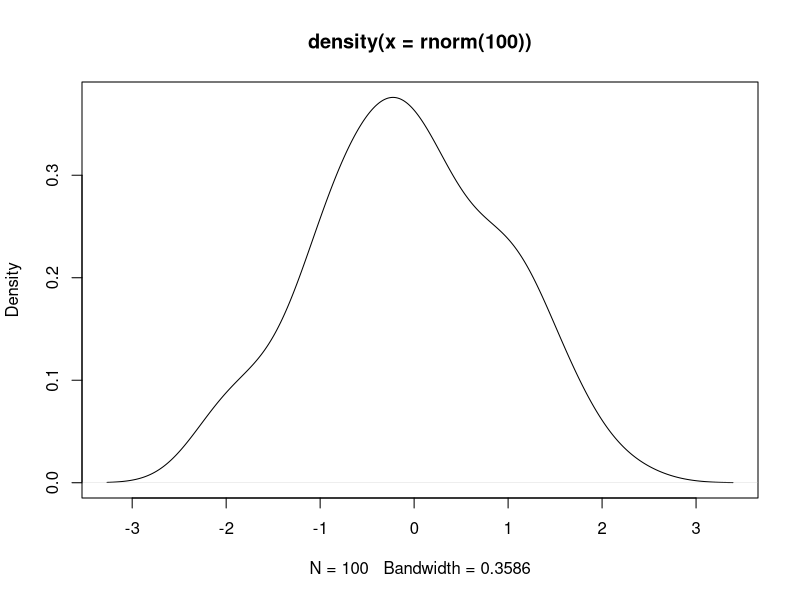
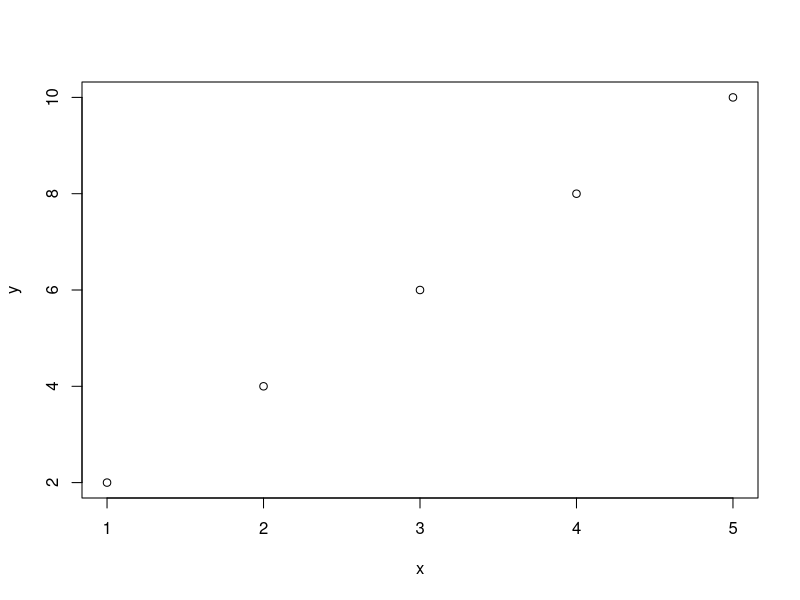
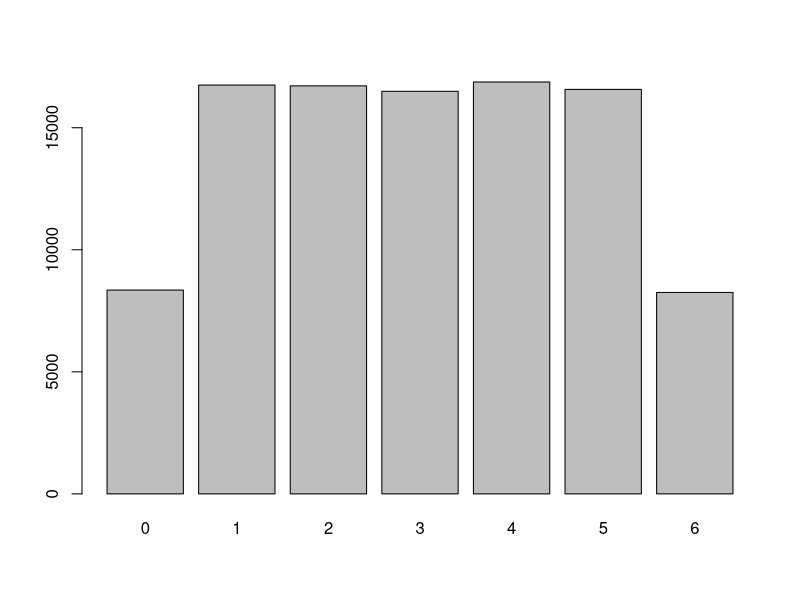
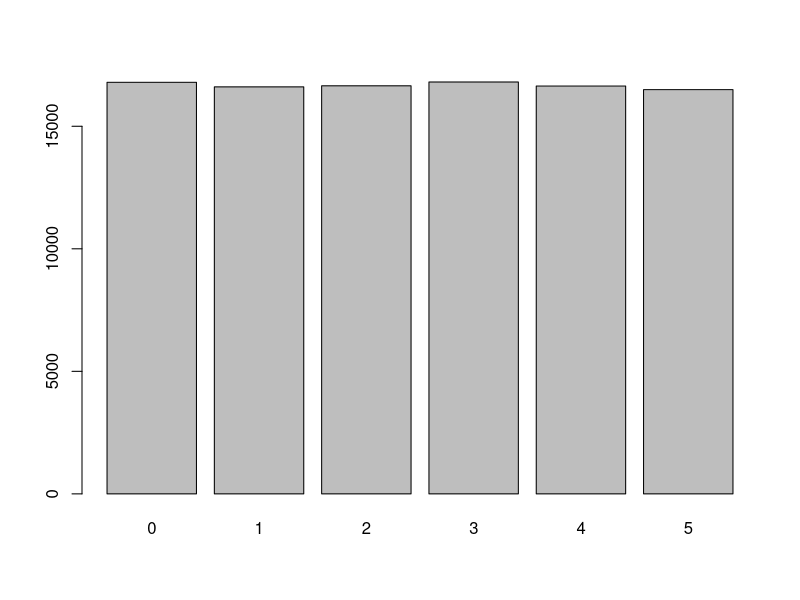
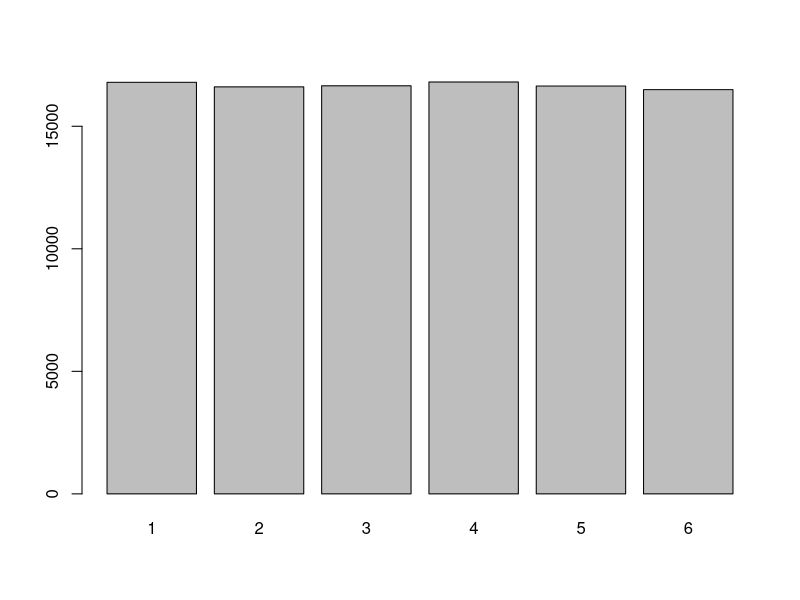
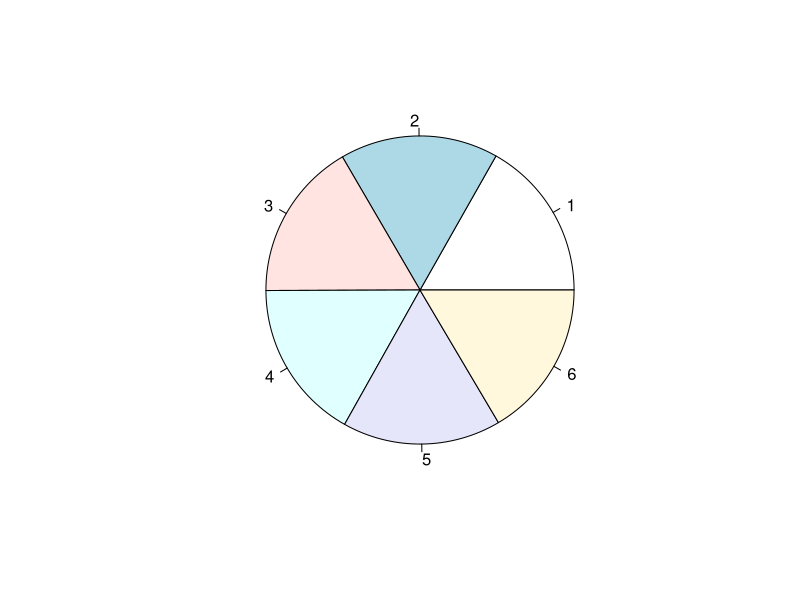
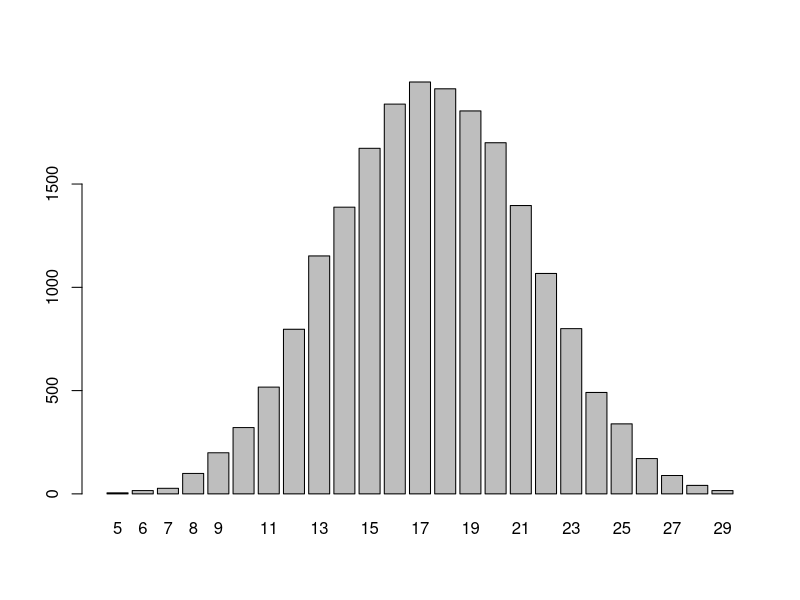

These charts were generated, in order, by the following R code:
## ---- chunk 1
1+1
pi
rnorm(100)
plot(density(rnorm(100)))
## ---- chunk 2
foo <- 1
foo

bar = "a"
bar

"b" -> baz
baz

quz <<- baz
## ---- chunk 3
TRUE
T
T = 3
T
# TRUE = 3

"true"
as.logical("true")
## ---- chunk 4
1:5
c(1,2,10)
c(1,"a",10)
c(TRUE,0)
v = rnorm(100)
v[c(5,18,39)]
v[98:100]

list(1,"a",10)
l = list(chr="8", tx_start=124330091, tx_end=124410705, gs="ATAD2", ref="hg19", strand="-")
l
c(tx_start=124330091, tx_end=124410705)

m = matrix(runif(120),20)
m
m[20,6]
m[19:20,5:6]
m[c(17,20),]
m[,c(TRUE, FALSE, TRUE, FALSE, TRUE, FALSE)]


data = data.frame(size=rnorm(25)+175, gender=sample(c("M", "F"), 25, replace=TRUE))
data[1:5,]
head(data)
data$gender



data[data$gender=="M",]
data[data$gender=="M" & data$size > 170,]

factor(sample(c("10", "J", "Q", "K", "A"), 25, replace=TRUE))
factor(sample(c("10", "J", "Q", "K", "A"), 25, replace=TRUE), levels=c("10", "J", "Q", "K", "A"), ordered=TRUE)
## ---- chunk 5
x = c(1,2,3,4,5)
y = c(2,4,6,8,10)
length(x)
plot(x,y)

rnd = runif(100000)
dices = round(rnd * 6)
table(dices)
barplot(table(dices))
dices = floor(rnd * 6)
barplot(table(dices))
dices = ceiling(rnd * 6)
barplot(table(dices))
pie(table(dices))

mat_5_dices = matrix(dices,5)
dim(mat_5_dices)
mat_5_dices[,1:10]

sum_5_dices = apply(mat_5_dices, 2, sum)
table(sum_5_dices)
barplot(table(sum_5_dices))


prop.table(table(sum_5_dices))
prop.table(table(sum_5_dices))
sum(prop.table(table(sum_5_dices)))
## ---- chunk 6

hello_world = function(name="world") {
  ret = paste("Hello ", name, "!", sep="")
  return(ret)  
}

hello_world()

